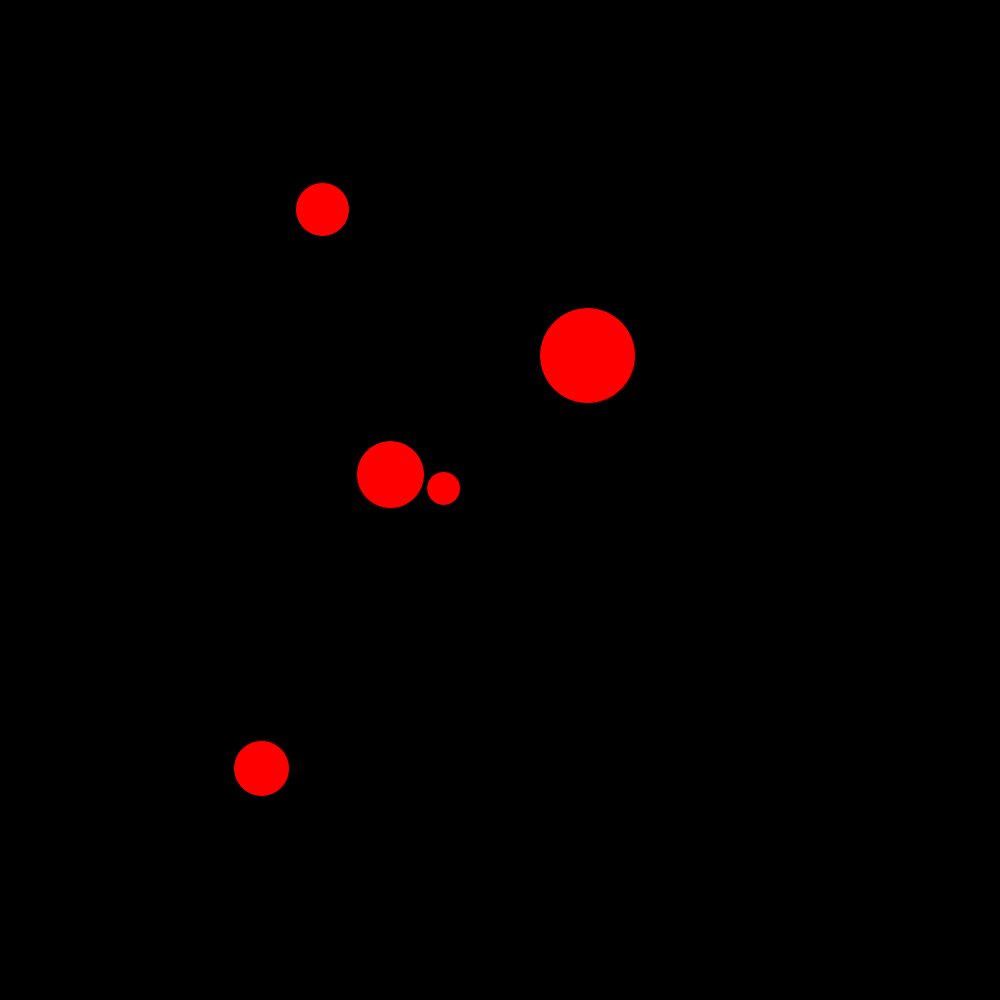
Frame 1 (no input)
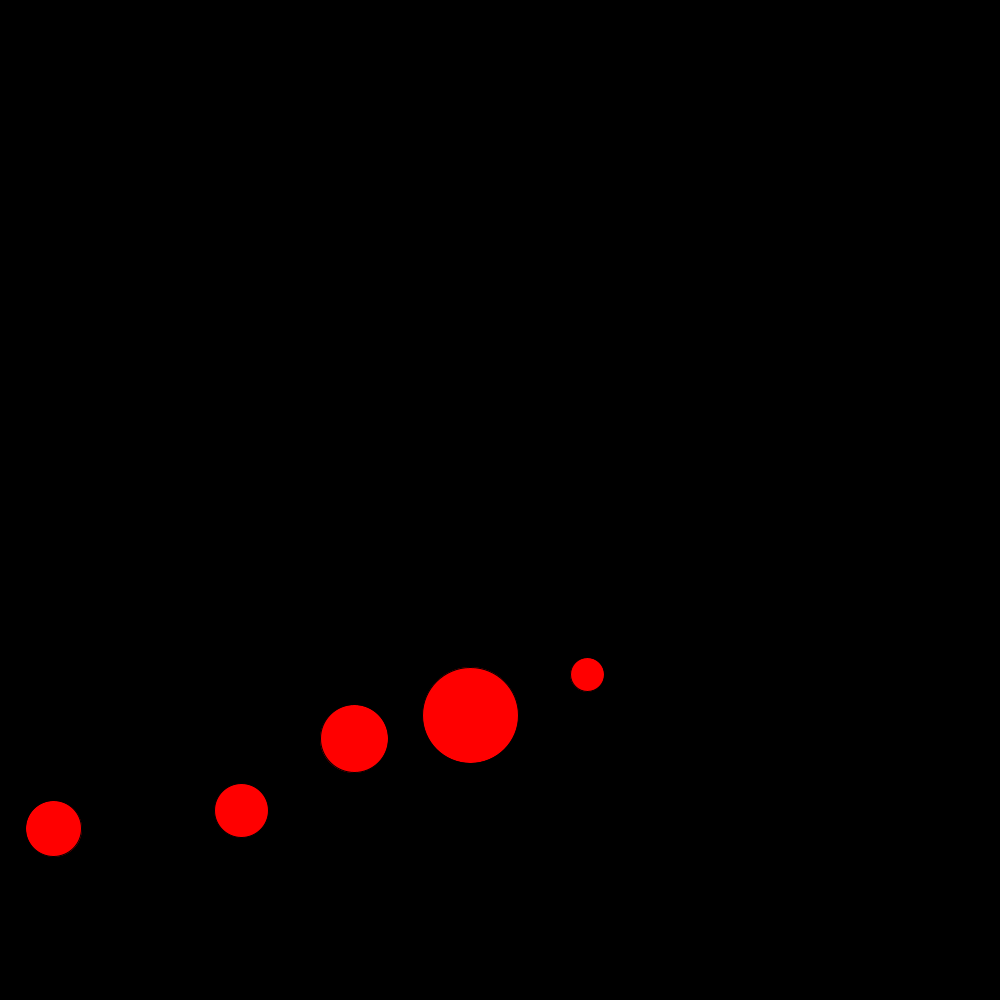
Frame 60 (the mouse pressed at the canvas centre just before this capture)
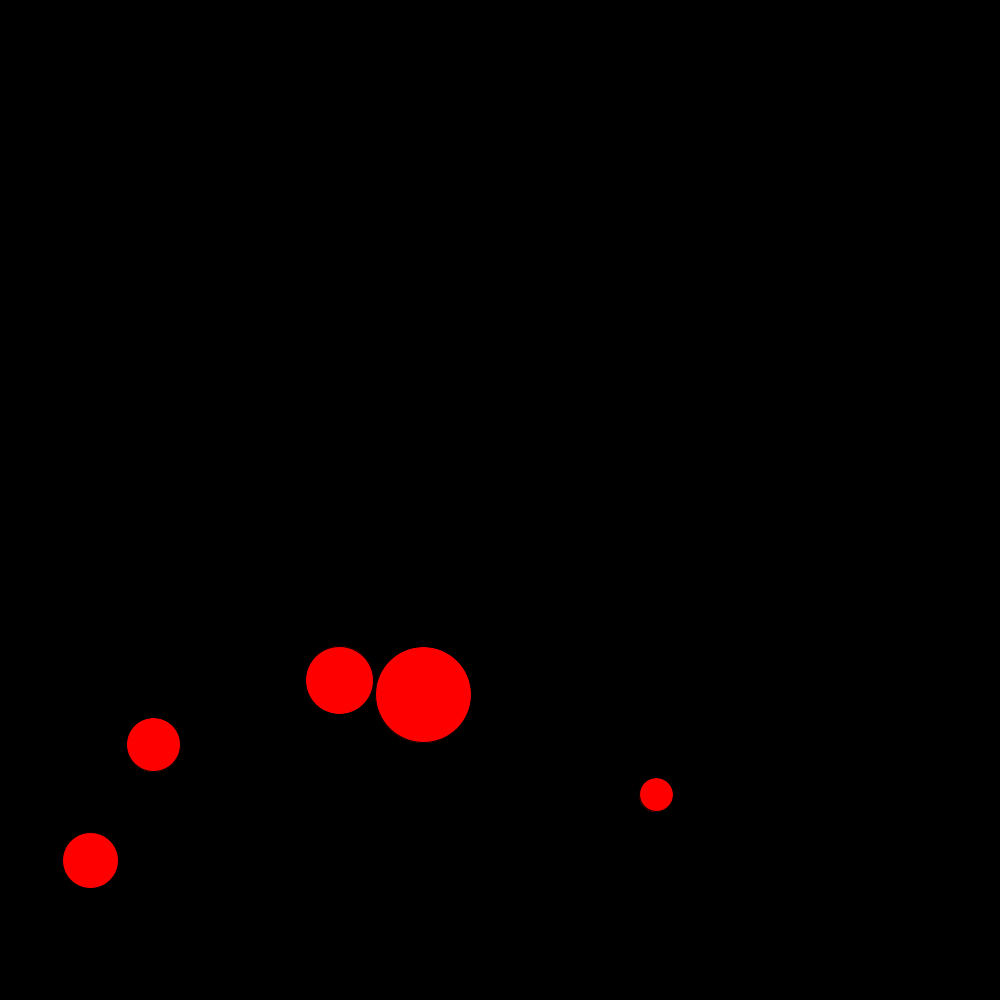
Frame 120 (the mouse held since frame 60 and released just before this capture)

The Processing sketch that drew these frames (run headless with seeded random() and noise(); from frame 60 on, the mouse is pressed at the canvas centre):

// Processing sketch: particlesim
// ── particlesim.pde
import java.util.*;

List<Ball> balls = new ArrayList();

void setup(){
  size(1000, 1000);
  
  for (int i=0; i<5; i++){
    balls.add(new Ball());
  }
}


void draw(){
  background(0);
  
  for(Ball ball : balls){
    ball.drawBall();
    ball.applyForce(new PVector(0, 980));
    for(int i=0; i<balls.size(); i++){
      if(balls.get(i) != ball){
        ball.collision(balls.get(i));
      }
    }
    ball.wallHit();
    ball.move();
  }
  //for(int i=0; i<balls.size()-1; i++){
  //  for(int j=i+1; j<balls.size(); j++){
  //    balls.get(i).collision(balls.get(j));
  //  }
  //}
  
  
}

// ── Ball.pde

class Ball{
  PVector pos;
  PVector vel = new PVector(0, 0);
  PVector acc = new PVector(0, 0);
  
  int rad;
  float area;
  
  Ball(PVector ipos, int irad){
    pos = ipos;
    rad = irad;
    
    area = PI * (rad * rad);
  }
  
  Ball(){
    this(new PVector(random(200, 800), random(200, 800)), (int) random(15, 50));
    vel = new PVector(random(-5, 5), random(-5, 5));
  }
  
  void drawBall(){
   fill(255, 0, 0);
   circle(pos.x, pos.y, rad*2); 
  }
  
  boolean isCollide(Ball ball){
    if( PVector.dist(pos, ball.pos) <= (rad + ball.rad)){
      return true;
    }
    return false;
  }
  
  boolean isWall(){
    if ((pos.x + rad > 1000) || (pos.x - rad < 0) || (pos.y + rad > 900) || (pos.y - rad < 0)){
      return true;
    }
    return false;
  }
  
  void move(){
    print(acc);
    vel.add(acc);
    pos.add(vel);
    
    vel.mult(0.99);
    acc.mult(0);
  }
  
  void wallHit(){
    float slowFactor = 0.9;
    if (pos.x + rad > 1000){
      pos.x = 1000 - rad;
      vel.x = -vel.x;
      vel.mult(slowFactor);
    } else if (pos.x - rad < 0){
      pos.x = rad;
      vel.x = -vel.x;
      vel.mult(slowFactor);
    }
    if (pos.y + rad > 900){
      pos.y = 900 - rad;
      vel.y = -vel.y;
      vel.mult(slowFactor);
    } else if (pos.y - rad < 0){
      pos.y = rad;
      vel.y = -vel.y;
      vel.mult(slowFactor);
    }
  }
  
  void applyForce(PVector force){
    acc.add(PVector.div(force, area));
  }
  
  PVector findNormal(){
    //finds force req to stop ball
    return PVector.mult(acc, -1);
  }
  

  //void collision(Ball ball){ //would preferably be static
  //  if (isCollide(ball)){
      
  //    //reflect vectors across normal
  //    PVector collisionNormal = PVector.sub(this.pos, ball.pos);
      
  //    //set positions
  //    float posDifference = rad + ball.rad - PVector.dist(this.pos, ball.pos);
  //    pos.add(collisionNormal.setMag(posDifference));
      
  //    //swap for perpendicular vector
  //    collisionNormal.normalize();
  //    float temp = collisionNormal.x;
  //    collisionNormal.x = collisionNormal.y;
  //    collisionNormal.y = temp;
      
  //    vel = PVector.sub(vel, PVector.mult(collisionNormal, PVector.dot(vel, collisionNormal)));
  //    ball.vel = PVector.sub(ball.vel, PVector.mult(collisionNormal, PVector.dot(ball.vel, collisionNormal))).mult(-1);
      
  //    //set velocity to correct mag
  //    vel.setMag( ((area-ball.area)/(area+ball.area)) * vel.mag() + ((2*ball.area)/(area+ball.area)) * ball.vel.mag() );
  //    ball.vel.setMag( ((2*area)/(area+ball.area)) * vel.mag() + ((ball.area-area)/(area+ball.area)) * ball.vel.mag() );
      
      
      
  //  }
    
  //}
  
  
  void collision(Ball ball){
    if (isCollide(ball)){
      //reflect vectors across normal
      PVector force = PVector.sub(this.pos, ball.pos);
      
      //set positions
      float posDifference = rad + ball.rad - PVector.dist(this.pos, ball.pos);
      ball.pos.add(force.setMag(-posDifference - 0.5));
      
      //find mag of force
      float forceMag = area * vel.mag() * vel.mag() / 8;
      force.setMag(forceMag);
      
      applyForce(PVector.mult(force, -1));
      ball.applyForce(force);
    }
  }
  
}
